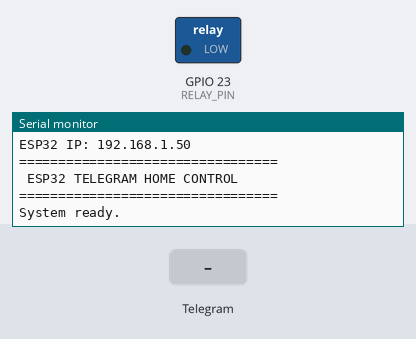
Simulated run of this sketch. Board: ESP32. Shown: switched loads named in the sketch (green lamp = pin HIGH), the last lines printed to the serial monitor. The inputs (shaded band) are chosen by the test bench. WiFi joins after 1.5 s; servers stay silent unless stated.

Above: at 2.7 s.
2.8 s: Telegram message "/start" received
At 4.2 s:
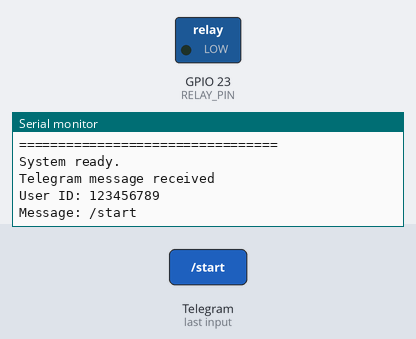
4.6 s: Telegram message "/on" received
At 5.7 s:
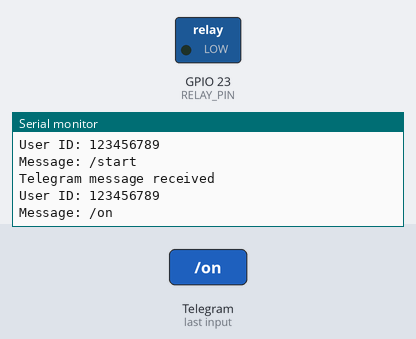
6.5 s: Telegram message "/off" received
At 8.4 s:
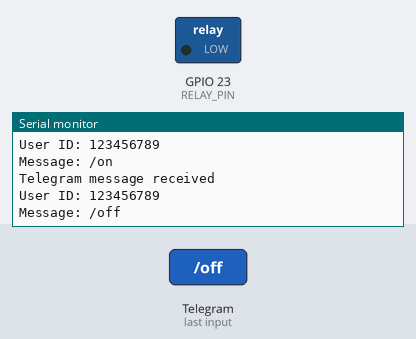

Measured:
- after the input at 2.8 s, the serial monitor: prints a new line after 0.31 s (image 1)
- after the input at 4.6 s, the serial monitor: prints a new line after 0.41 s (image 2)
- after the input at 6.5 s, the serial monitor: prints a new line after 0.42 s (image 3)

The sketch:

controller.ino
```cpp
/*
  ============================================================
        ESP32 TELEGRAM REMOTE LIGHT CONTROL
        C++ / Arduino Framework
  ============================================================

  Features:
  - Wi-Fi connection
  - Telegram Bot
  - /start command
  - ON / OFF buttons
  - Admin User ID protection
  - GPIO output for LOW-VOLTAGE relay module
  - Automatic Wi-Fi reconnect

  IMPORTANT:
  ESP32 GPIO is 3.3V logic.
  Do NOT connect a mains circuit directly to an ESP32 GPIO.
*/

// ============================================================
//                    CONFIGURATION
// ============================================================

const char* WIFI_SSID     = "YOUR_WIFI_SSID";
const char* WIFI_PASSWORD = "YOUR_WIFI_PASSWORD";

const char* BOT_TOKEN     = "YOUR_TELEGRAM_BOT_TOKEN";

// Put your Telegram numeric User ID here
const char* ADMIN_USER_ID = "YOUR_TELEGRAM_USER_ID";

// GPIO connected to your LOW-VOLTAGE relay module
const int RELAY_PIN = 23;

// Change these if your relay module works opposite
const int RELAY_ON  = HIGH;
const int RELAY_OFF = LOW;

// ============================================================

#include <WiFi.h>
#include <WiFiClientSecure.h>
#include <UniversalTelegramBot.h>
#include <ArduinoJson.h>

WiFiClientSecure client;
UniversalTelegramBot bot(BOT_TOKEN, client);

unsigned long lastTelegramCheck = 0;

// ============================================================
//                    WIFI CONNECT
// ============================================================

void connectWiFi() {

  Serial.println();
  Serial.println("Connecting to Wi-Fi...");

  WiFi.mode(WIFI_STA);
  WiFi.begin(WIFI_SSID, WIFI_PASSWORD);

  while (WiFi.status() != WL_CONNECTED) {

    delay(500);
    Serial.print(".");
  }

  Serial.println();
  Serial.println("Wi-Fi connected.");

  Serial.print("ESP32 IP: ");
  Serial.println(WiFi.localIP());
}

// ============================================================
//                    ACCESS CHECK
// ============================================================

bool isAdmin(String userId) {

  return userId == String(ADMIN_USER_ID);
}

// ============================================================
//                    TELEGRAM MENU
// ============================================================

void sendMainMenu(String chatId) {

  String keyboard = "[["
                    "{\"text\":\"🟢 LIGHTS ON\",\"callback_data\":\"LIGHT_ON\"},"
                    "{\"text\":\"🔴 LIGHTS OFF\",\"callback_data\":\"LIGHT_OFF\"}"
                    "]]";

  bot.sendMessageWithInlineKeyboard(
    chatId,
    "🏠 *Home Control*\n\nChoose an action:",
    "Markdown",
    keyboard
  );
}

// ============================================================
//                    SET RELAY
// ============================================================

void setRelay(bool state) {

  if (state) {

    digitalWrite(RELAY_PIN, RELAY_ON);

    Serial.println("Relay: ON");

  } else {

    digitalWrite(RELAY_PIN, RELAY_OFF);

    Serial.println("Relay: OFF");
  }
}

// ============================================================
//                    TELEGRAM HANDLER
// ============================================================

void handleNewMessages(int count) {

  for (int i = 0; i < count; i++) {

    String chatId = bot.messages[i].chat_id;
    String userId = bot.messages[i].from_id;
    String text   = bot.messages[i].text;

    Serial.println();
    Serial.println("Telegram message received");
    Serial.print("User ID: ");
    Serial.println(userId);
    Serial.print("Message: ");
    Serial.println(text);

    // --------------------------------------------------------
    // ADMIN SECURITY
    // --------------------------------------------------------

    if (!isAdmin(userId)) {

      bot.sendMessage(
        chatId,
        "⛔ Access denied.",
        ""
      );

      continue;
    }

    // --------------------------------------------------------
    // /start
    // --------------------------------------------------------

    if (text == "/start") {

      bot.sendMessage(
        chatId,
        "🤖 *ESP32 Home Control*\n\n"
        "Telegram remote control is ready.",
        "Markdown"
      );

      sendMainMenu(chatId);
    }

    // --------------------------------------------------------
    // /on
    // --------------------------------------------------------

    else if (text == "/on") {

      setRelay(true);

      bot.sendMessage(
        chatId,
        "🟢 Lights control: ON",
        ""
      );
    }

    // --------------------------------------------------------
    // /off
    // --------------------------------------------------------

    else if (text == "/off") {

      setRelay(false);

      bot.sendMessage(
        chatId,
        "🔴 Lights control: OFF",
        ""
      );
    }

    // --------------------------------------------------------
    // BUTTON CALLBACK
    // --------------------------------------------------------

    else if (bot.messages[i].type == "callback_query") {

      String callbackData = bot.messages[i].text;

      if (callbackData == "LIGHT_ON") {

        setRelay(true);

        bot.answerCallbackQuery(
          bot.messages[i].query_id,
          "Lights ON"
        );

        bot.sendMessage(
          chatId,
          "🟢 Lights are ON.",
          ""
        );
      }

      else if (callbackData == "LIGHT_OFF") {

        setRelay(false);

        bot.answerCallbackQuery(
          bot.messages[i].query_id,
          "Lights OFF"
        );

        bot.sendMessage(
          chatId,
          "🔴 Lights are OFF.",
          ""
        );
      }
    }

    // --------------------------------------------------------
    // UNKNOWN COMMAND
    // --------------------------------------------------------

    else {

      bot.sendMessage(
        chatId,
        "Unknown command.\n\nUse /start",
        ""
      );
    }
  }
}

// ============================================================
//                         SETUP
// ============================================================

void setup() {

  Serial.begin(115200);

  // Relay GPIO
  pinMode(RELAY_PIN, OUTPUT);

  // Start in OFF state
  digitalWrite(RELAY_PIN, RELAY_OFF);

  // Wi-Fi
  connectWiFi();

  // Telegram HTTPS certificate checking
  // For a simple ESP32 project.
  client.setInsecure();

  Serial.println();
  Serial.println("=================================");
  Serial.println(" ESP32 TELEGRAM HOME CONTROL");
  Serial.println("=================================");
  Serial.println("System ready.");
}

// ============================================================
//                          LOOP
// ============================================================

void loop() {

  // ----------------------------------------------------------
  // Wi-Fi reconnect
  // ----------------------------------------------------------

  if (WiFi.status() != WL_CONNECTED) {

    Serial.println("Wi-Fi disconnected.");
    connectWiFi();
  }

  // ----------------------------------------------------------
  // Check Telegram
  // ----------------------------------------------------------

  if (millis() - lastTelegramCheck > 1000) {

    int newMessages = bot.getUpdates(bot.last_message_received + 1);

    while (newMessages) {

      handleNewMessages(newMessages);

      newMessages = bot.getUpdates(
        bot.last_message_received + 1
      );
    }

    lastTelegramCheck = millis();
  }
}
```
